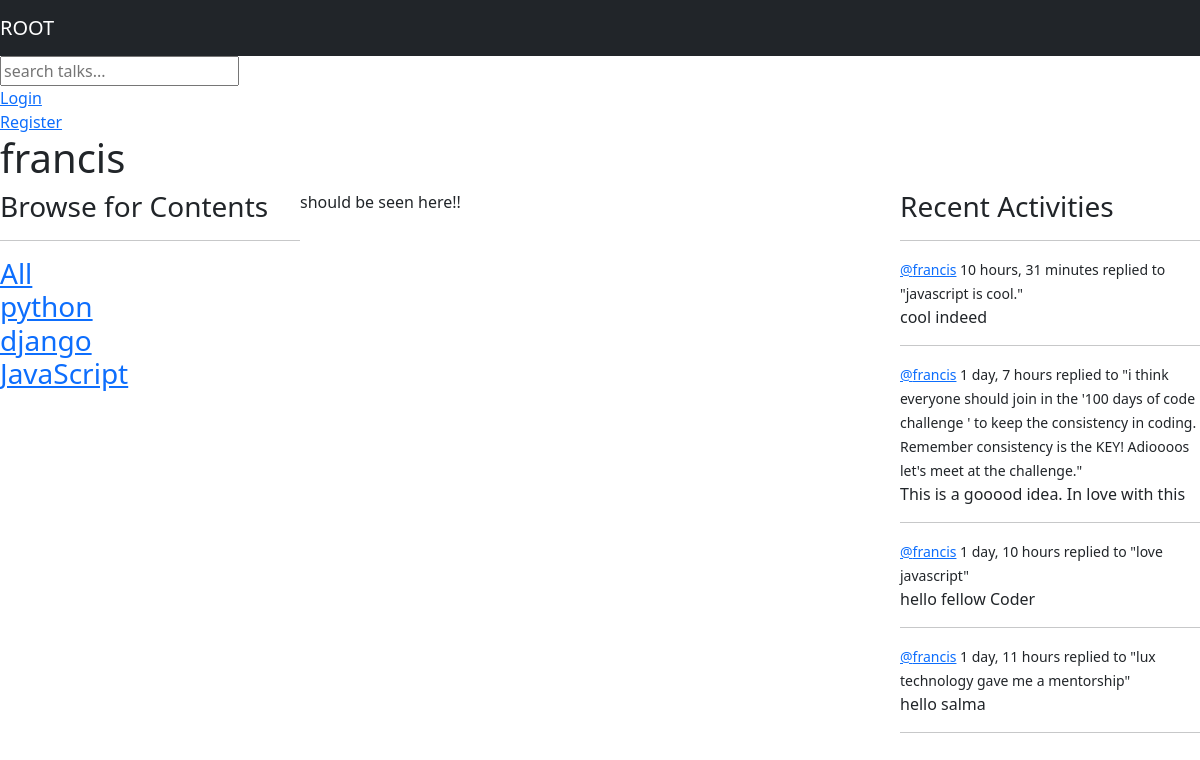
The page /profile/3 on the database its author committed.
### base/models.py (models this page shows, shortened)
class Topic(models.Model):
    name=models.CharField(max_length=200)

class  Blog(models.Model):
    user=models.ForeignKey(User,on_delete=models.CASCADE)
    discuss=models.ForeignKey(Discussion,on_delete=models.CASCADE)
    body=models.TextField()
    timeUpdated=models.DateTimeField(auto_now=True)
    timeCreated=models.DateTimeField(auto_now_add=True)
    class Meta:
        ordering=['-timeCreated','-timeUpdated']
    def __str__(self):
        return self.body[0:50]

class Discussion(models.Model):
    name=models.CharField(max_length=200)
    host=models.ForeignKey(User,on_delete=models.SET_NULL,null=True)
    topic=models.ForeignKey(Topic,on_delete=models.SET_NULL,null=True)
    description=models.TextField(null=True,blank=True)
    participants=models.ManyToManyField(User,related_name='participants',blank=True)
    timeUpdated=models.DateTimeField(auto_now=True)
    timeCreated=models.DateTimeField(auto_now_add=True)
    class Meta:
        ordering=['-timeCreated','-timeUpdated']

### base/views.py (the view)
# urls.py: path('profile/<str:primaryKey>',views.userProfile,name='user-profile'),
def userProfile(request,primaryKey):
    user=User.objects.get(id=primaryKey)
    rooms=user.discussion_set.all()
    topics=Topic.objects.all()
    room_messages=user.blog_set.all()
    context={"user":user,"rooms":rooms,"topics":topics,"room_messages":room_messages}
    return render(request,'base/profile.html',context)

### base/templates/base/profile.html (shortened to what this page needs)
{% extends 'main.html'%}
{% block content%}
<h1>{{user.username}}</h1>
<div class="profile_details">
    <div>
        {% include 'base/topics_components.html' %}
    </div>
    <div>
        <p>
            should be seen here!!
        </p>
    </div>
    <div>
        {% include 'base/activity_component.html' %}
    </div>
</div>
{%endblock content%}

### base/templates/base/topics_components.html
<h3>
    Browse for Contents
<h3/><hr>
<div>
    <a href="{% url 'home'%}">All</a>
</div>
{%for topic in topics%}
<div>
    <a href="{% url 'home'%}?q ={{topic.name}}">{{topic.name}}</a>
</div>
{% endfor %}

### base/templates/base/activity_component.html (shortened to what this page needs)
    <h3>Recent Activities</h3><hr>
        {% for message in room_messages%}
        <div class="">
            <small> <a href="{% url 'user-profile' message.id%}">
                @{{message.user}}</a> {{message.timeCreated|timesince}}
            </small>
            <small>
               replied to  "{{message.discuss.description}}"
            </small>
            <p>{{message}}</p>
            <hr>
        </div>
        {%endfor%}

### base/static/styles/main.css (style rules this page uses)
body { background-color: aliceblue; padding: 0%; margin: 0%; }

### base/templates/base/profile.html (style rules this page uses)
.profile_details { display: grid; grid-template-columns: 1fr 2fr 1fr; }

### rows shown on the page
Topic: name "python"
Topic: name "django"
Topic: name "JavaScript"
Blog: user "francis", timeCreated "10 hours, 31 minutes", discuss.description "javascript is cool.", body "cool indeed"
Blog: user "francis", timeCreated "1 day, 7 hours", discuss.description "i think everyone should join in the '100 days of code challenge ' to keep the consistency in coding. Remember consistency is the KEY! Adioooos let's meet at the challenge.", body "This is a gooood idea. In love with this"
Blog: user "francis", timeCreated "1 day, 10 hours", discuss.description "love javascript", body "hello fellow Coder"
Blog: user "francis", timeCreated "1 day, 11 hours", discuss.description "lux technology gave me a mentorship", body "hello salma"

### other values the page prints
{{ user.username }} "francis"
